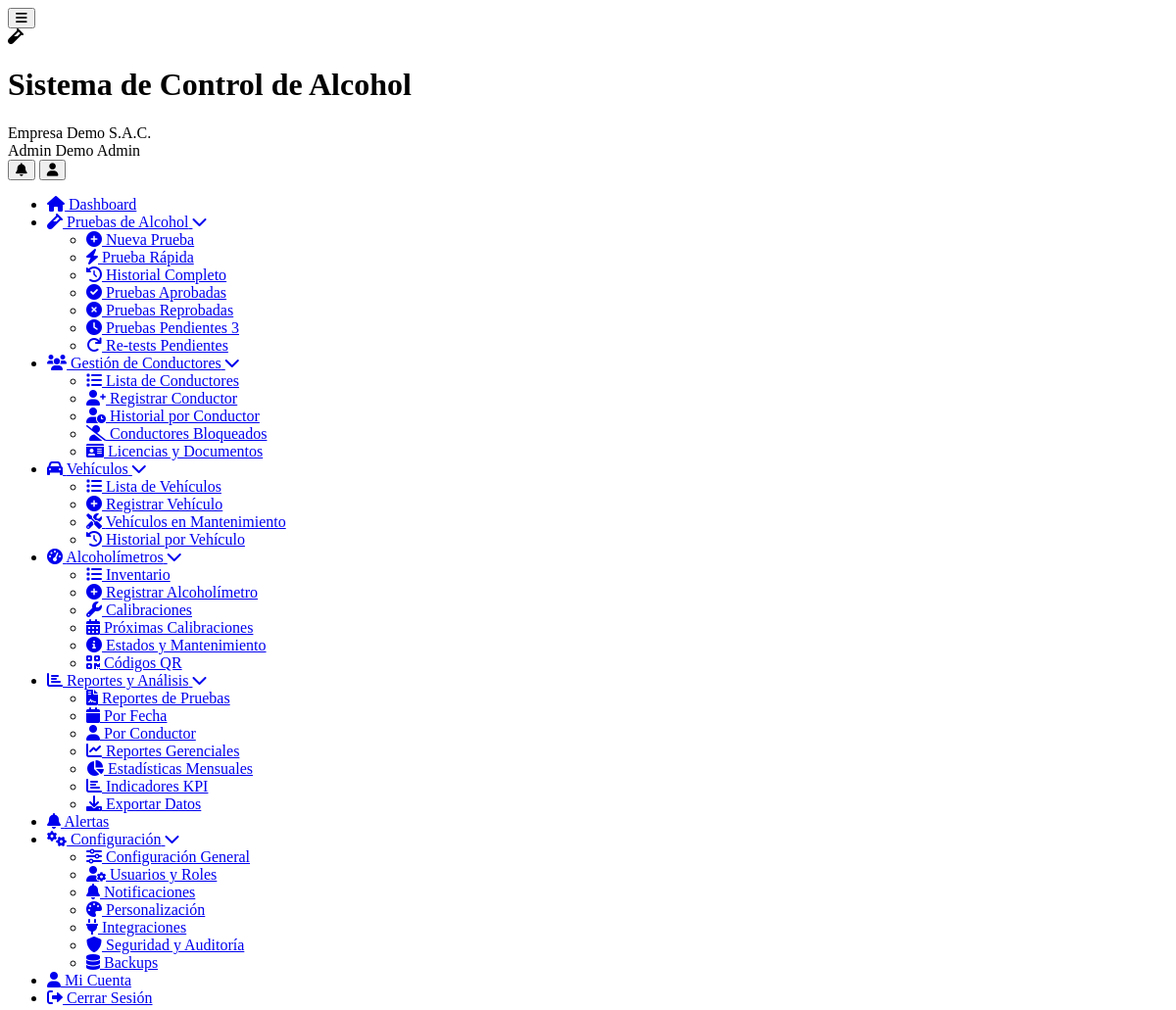
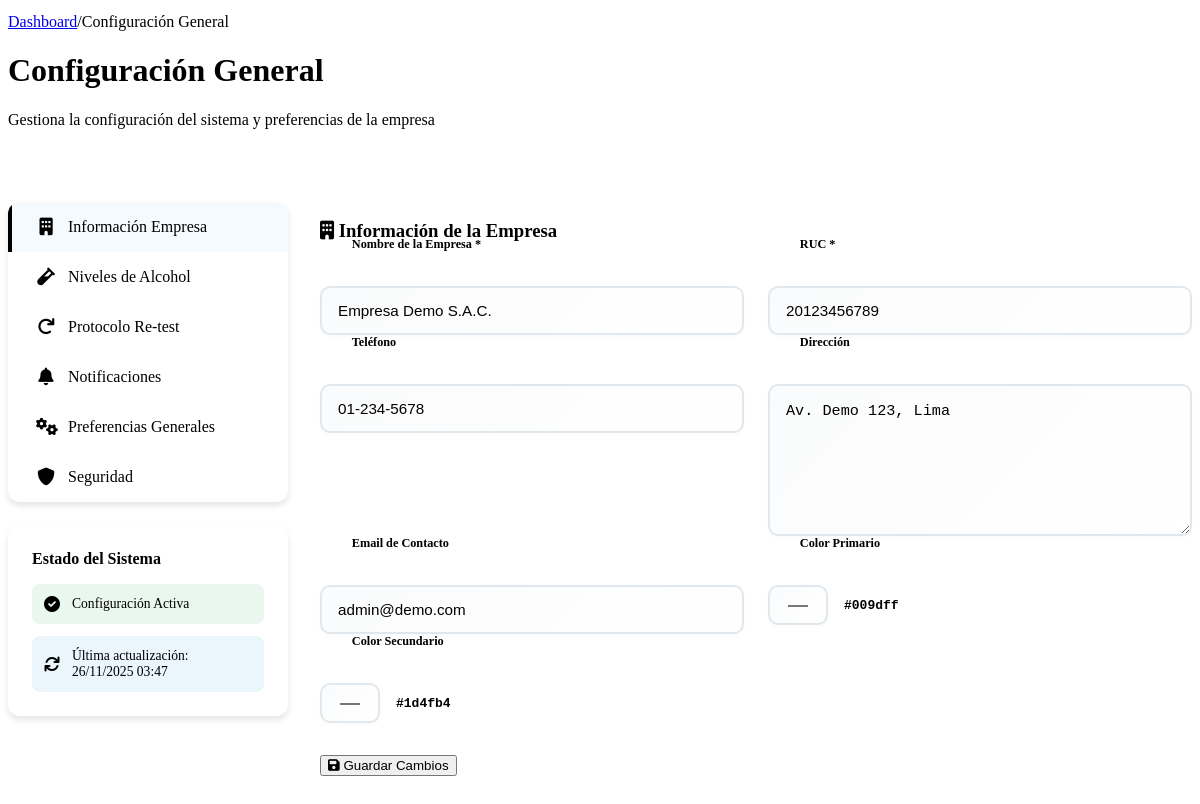
The page /configuracion-general.php (signed in) on the database its author committed (2 pictures, top to bottom).
### tables this page shows
CREATE TABLE `usuarios` (
  `id` int(11) NOT NULL,
  `cliente_id` int(11) DEFAULT NULL,
  `nombre` varchar(100) NOT NULL,
  `apellido` varchar(100) DEFAULT NULL,
  `email` varchar(255) NOT NULL,
  `password` varchar(255) NOT NULL,
  `telefono` varchar(20) DEFAULT NULL,
  `dni` varchar(15) DEFAULT NULL,
  `rol` enum('super_admin','admin','supervisor','operador','conductor','auditor') NOT NULL,
  `foto_perfil` varchar(255) DEFAULT NULL,
  `estado` tinyint(1) DEFAULT 1,
  `ultimo_login` timestamp NULL DEFAULT NULL,
  `token_recuperacion` varchar(100) DEFAULT NULL,
  `fecha_expiracion_token` datetime DEFAULT NULL,
  `intentos_login` int(11) DEFAULT 0,
  `bloqueado_hasta` datetime DEFAULT NULL,
  `fecha_creacion` timestamp NULL DEFAULT current_timestamp()
);

CREATE TABLE `clientes` (
  `id` int(11) NOT NULL,
  `nombre_empresa` varchar(255) NOT NULL,
  `ruc` varchar(20) NOT NULL,
  `direccion` text DEFAULT NULL,
  `telefono` varchar(20) DEFAULT NULL,
  `email_contacto` varchar(255) DEFAULT NULL,
  `plan_id` int(11) NOT NULL,
  `logo` varchar(255) DEFAULT NULL,
  `color_primario` varchar(7) DEFAULT '#2196F3',
  `color_secundario` varchar(7) DEFAULT '#1976D2',
  `fecha_registro` timestamp NULL DEFAULT current_timestamp(),
  `fecha_vencimiento` date DEFAULT NULL,
  `estado` enum('activo','inactivo','suspendido','prueba') DEFAULT 'prueba',
  `token_api` varchar(100) DEFAULT NULL,
  `modo_demo` tinyint(1) DEFAULT 1
);

CREATE TABLE `configuraciones` (
  `id` int(11) NOT NULL,
  `cliente_id` int(11) NOT NULL,
  `limite_alcohol_permisible` decimal(5,3) DEFAULT 0.000,
  `intervalo_retest_minutos` int(11) DEFAULT 15,
  `intentos_retest` int(11) DEFAULT 3,
  `requerir_geolocalizacion` tinyint(1) DEFAULT 1,
  `requerir_foto_evidencia` tinyint(1) DEFAULT 0,
  `requerir_firma_digital` tinyint(1) DEFAULT 1,
  `notificaciones_email` tinyint(1) DEFAULT 1,
  `notificaciones_sms` tinyint(1) DEFAULT 0,
  `notificaciones_push` tinyint(1) DEFAULT 1,
  `timezone` varchar(50) DEFAULT 'America/Lima',
  `idioma` enum('es','en','pt') DEFAULT 'es',
  `formato_fecha` varchar(20) DEFAULT 'd/m/Y',
  `fecha_actualizacion` timestamp NULL DEFAULT current_timestamp() ON UPDATE current_timestamp(),
  `nivel_advertencia` decimal(5,3) DEFAULT 0.025,
  `nivel_critico` decimal(5,3) DEFAULT 0.080,
  `unidad_medida` varchar(10) DEFAULT 'g/L',
  `bloqueo_conductor_horas` int(11) DEFAULT 24,
  `notificar_supervisor_retest` tinyint(1) DEFAULT 1,
  `requerir_aprobacion_supervisor` tinyint(1) DEFAULT 0,
  `requerir_observaciones` tinyint(1) DEFAULT 0,
  `tiempo_maximo_prueba_minutos` int(11) DEFAULT 10,
  `distancia_maxima_metros` int(11) DEFAULT 500,
  `notificaciones_whatsapp` tinyint(1) DEFAULT 0,
  `email_notificacion` varchar(255) DEFAULT NULL,
  `telefono_notificacion` varchar(20) DEFAULT NULL,
  `emails_adicionales` text DEFAULT NULL,
  `backup_diario` tinyint(1) DEFAULT 1,
  `backup_semanal` tinyint(1) DEFAULT 1,
  `backup_mensual` tinyint(1) DEFAULT 0,
  `retencion_dias` int(11) DEFAULT 30,
  `observaciones` text NOT NULL
);

### includes/Database.php (called while the page is built, shortened)
<?php
class Database {
    private $host = DB_HOST;
    private $db_name = DB_NAME;
    private $username = DB_USER;
    private $password = DB_PASS;
    public $conn;
    public function getConnection() {
        $this->conn = null;
        try {
            $this->conn = new PDO(
                "mysql:host=" . $this->host . ";dbname=" . $this->db_name,
                $this->username,
                $this->password
            );
            $this->conn->exec("set names utf8");
            $this->conn->setAttribute(PDO::ATTR_ERRMODE, PDO::ERRMODE_EXCEPTION);
        } catch(PDOException $exception) {
            error_log("Error de conexión: " . $exception->getMessage());
            return false;
        }
        return $this->conn;
    }
    public function fetchOne($query, $params = []) {
        try {
            $stmt = $this->conn->prepare($query);
            $stmt->execute($params);
            return $stmt->fetch(PDO::FETCH_ASSOC);
        } catch (PDOException $e) {
            error_log("Error en fetchOne: " . $e->getMessage());
            return false;
        }
    }
}
?>

### configuracion-general.php (the view, shortened to what this page needs)
<?php
require_once __DIR__ . '/includes/Database.php';
$breadcrumbs = [
    'index.php' => 'Dashboard',
    'configuracion-general.php' => 'Configuración General'
];
require_once __DIR__ . '/includes/header.php';
$db = new Database();
$cliente_id = $_SESSION['cliente_id'] ?? 0;
$cliente = $db->fetchOne("SELECT * FROM clientes WHERE id = ?", [$cliente_id]);
$configuracion = $db->fetchOne("SELECT * FROM configuraciones WHERE cliente_id = ?", [$cliente_id]);
?>
<div class="content-body">
    <div class="dashboard-header">
        <div class="welcome-section">
            <h1>Configuración General</h1>
            <p class="dashboard-subtitle">Gestiona la configuración del sistema y preferencias de la empresa</p>
        </div>
        <div class="header-actions">
            <div class="plan-badge">
                <i class="fas fa-crown"></i>
            </div>
        </div>
    </div>
    <div class="configuration-container">
        <div class="configuration-sidebar">
            <nav class="configuration-nav">
                <a href="#empresa" class="nav-item active" data-tab="empresa">
                    <i class="fas fa-building"></i>
                    Información Empresa
                </a>
                <a href="#alcohol" class="nav-item" data-tab="alcohol">
                    <i class="fas fa-vial"></i>
                    Niveles de Alcohol
                </a>
                <a href="#retest" class="nav-item" data-tab="retest">
                    <i class="fas fa-redo"></i>
                    Protocolo Re-test
                </a>
                <a href="#notificaciones" class="nav-item" data-tab="notificaciones">
                    <i class="fas fa-bell"></i>
                    Notificaciones
                </a>
                <a href="#preferencias" class="nav-item" data-tab="preferencias">
                    <i class="fas fa-cogs"></i>
                    Preferencias Generales
                </a>
                <a href="#seguridad" class="nav-item" data-tab="seguridad">
                    <i class="fas fa-shield-alt"></i>
                    Seguridad
                </a>
            </nav>
            <div class="sidebar-info">
                <div class="info-card">
                    <h4>Estado del Sistema</h4>
                    <div class="status-list">
                        <div class="status-item success">
                            <i class="fas fa-check-circle"></i>
                            <span>Configuración Activa</span>
                        </div>
                        <div class="status-item info">
                            <i class="fas fa-sync"></i>
                            <span>Última actualización: <?php echo date('d/m/Y H:i', strtotime($configuracion['fecha_actualizacion'])); ?></span>
                        </div>
                    </div>
                </div>
            </div>
        </div>
        <div class="configuration-content">
            <div id="empresa" class="tab-content active">
                <div class="card">
                    <div class="card-header">
                        <h3><i class="fas fa-building"></i> Información de la Empresa</h3>
                    </div>
                    <div class="card-body">
                        <form method="POST" class="configuration-form">
                            <div class="form-grid">
                                <div class="form-group full-width">
                                    <label for="nombre_empresa">Nombre de la Empresa *</label>
                                    <input type="text" id="nombre_empresa" name="nombre_empresa"
                                           value="<?php echo htmlspecialchars($cliente['nombre_empresa'] ?? ''); ?>"
                                           required class="form-control">
                                </div>
                                <div class="form-group">
                                    <label for="ruc">RUC *</label>
                                    <input type="text" id="ruc" name="ruc"
                                           value="<?php echo htmlspecialchars($cliente['ruc'] ?? ''); ?>"
                                           required class="form-control">
                                </div>
                                <div class="form-group">
                                    <label for="telefono">Teléfono</label>
                                    <input type="tel" id="telefono" name="telefono"
                                           value="<?php echo htmlspecialchars($cliente['telefono'] ?? ''); ?>"
                                           class="form-control">
                                </div>
                                <div class="form-group full-width">
                                    <label for="direccion">Dirección</label>
                                    <textarea id="direccion" name="direccion" class="form-control" rows="3"><?php echo htmlspecialchars($cliente['direccion'] ?? ''); ?></textarea>
                                </div>
                                <div class="form-group">
                                    <label for="email_contacto">Email de Contacto</label>
                                    <input type="email" id="email_contacto" name="email_contacto"
                                           value="<?php echo htmlspecialchars($cliente['email_contacto'] ?? ''); ?>"
                                           class="form-control">
                                </div>
                                <div class="form-group">
                                    <label for="color_primario">Color Primario</label>
                                    <div class="color-input-group">
                                        <input type="color" id="color_primario" name="color_primario"
                                               value="<?php echo htmlspecialchars($cliente['color_primario'] ?? '#2196F3'); ?>"
                                               class="form-control color-picker">
                                        <span class="color-value"><?php echo htmlspecialchars($cliente['color_primario'] ?? '#2196F3'); ?></span>
                                    </div>
                                </div>
                                <div class="form-group">
                                    <label for="color_secundario">Color Secundario</label>
                                    <div class="color-input-group">
                                        <input type="color" id="color_secundario" name="color_secundario"
                                               value="<?php echo htmlspecialchars($cliente['color_secundario'] ?? '#1976D2'); ?>"
                                               class="form-control color-picker">
                                        <span class="color-value"><?php echo htmlspecialchars($cliente['color_secundario'] ?? '#1976D2'); ?></span>
                                    </div>
                                </div>
                            </div>
                            <div class="form-actions">
                                <button type="submit" name="actualizar_empresa" class="btn btn-primary">
                                    <i class="fas fa-save"></i>
                                    Guardar Cambios
                                </button>
                            </div>
                        </form>
                    </div>
                </div>
            </div>
        </div>
    </div>
</div>
<?php
if (file_exists(__DIR__ . '/includes/footer.php')) {
    require_once __DIR__ . '/includes/footer.php';
}
?>

### includes/header.php (shortened to what this page needs)
<?php
$database = new Database();
$user_id = $_SESSION['user_id'] ?? null;
$user_query = $database->fetchOne("
    SELECT u.*, c.nombre_empresa, c.logo, c.color_primario, c.color_secundario, p.nombre_plan
    FROM usuarios u
    LEFT JOIN clientes c ON u.cliente_id = c.id
    LEFT JOIN planes p ON c.plan_id = p.id
    WHERE u.id = ?
", [$user_id]);
?>
<!DOCTYPE html>
<html lang="es">
<head>
	<link rel="stylesheet" href="<?php echo BASE_URL; ?>/assets/css/simple-style.css">
    <link rel="stylesheet" href="<?php echo BASE_URL; ?>/assets/css/responsive.css">
	<link rel="stylesheet" href="<?php echo BASE_URL; ?>/assets/css/dashboard-enhancements.css">
    <link href="https://cdnjs.cloudflare.com/ajax/libs/font-awesome/6.0.0/css/all.min.css" rel="stylesheet">
</head>
<body>
    <div class="app-container">
        <header class="app-header">
            <div class="header-content">
                <div class="brand-section">
                    <button class="sidebar-toggle btn-icon d-md-none" onclick="toggleSidebar()">
                        <i class="fas fa-bars"></i>
                    </button>
                    <?php if (!empty($user_query['logo'])): ?>
                    <img src="<?php echo BASE_URL . '/assets/uploads/' . $user_query['logo']; ?>" alt="Logo" class="brand-logo">
                    <?php else: ?>
                    <div class="brand-logo default-logo">
                        <i class="fas fa-vial"></i>
                    </div>
                    <?php endif; ?>
                    <div class="brand-text">
                        <h1 class="app-name"><?php echo SITE_NAME; ?></h1>
                        <span class="client-name"><?php echo htmlspecialchars($user_query['nombre_empresa'] ?? 'Empresa'); ?></span>
                    </div>
                </div>
                <div class="user-menu">
                    <div class="user-info">
                        <span class="user-name"><?php echo htmlspecialchars(($user_query['nombre'] ?? 'Usuario') . ' ' . ($user_query['apellido'] ?? 'Sistema')); ?></span>
                        <span class="user-role"><?php echo ucfirst(str_replace('_', ' ', $user_query['rol'] ?? 'usuario')); ?></span>
                    </div>
                    <div class="user-actions">
                        <button class="btn-icon" onclick="toggleNotifications()">
                            <i class="fas fa-bell"></i>
                        </button>
                        <button class="btn-icon" onclick="toggleUserMenu()">
                            <i class="fas fa-user"></i>
                        </button>
                    </div>
                </div>
            </div>
        </header>
        <div class="main-content">
            <?php include 'includes/sidebar.php'; ?>
            <main class="content-area">
                <div class="content-header">
                    <div class="breadcrumb">
                        <?php
                        if (!empty($breadcrumbs)) {
                            $last_key = array_key_last($breadcrumbs);
                            foreach ($breadcrumbs as $key => $crumb) {
                                if ($key === $last_key) {
                                    echo '<span class="breadcrumb-text">' . htmlspecialchars($crumb) . '</span>';
                                } else {
                                    echo '<a href="' . $key . '" class="breadcrumb-link">' . htmlspecialchars($crumb) . '</a>';
                                    echo '<span class="breadcrumb-separator">/</span>';
                                }
                            }
                        }
                        ?>
                    </div>
                </div>
                <div class="content-body">

### rows shown on the page
usuarios: cliente.nombre_empresa "Empresa Demo S.A.C.", nombre+apellido "Admin Demo", rol "Admin"
configuraciones: fecha_actualizacion "26/11/2025 03:47"
clientes: nombre_empresa "Empresa Demo S.A.C.", ruc "20123456789", telefono "01-234-5678", direccion "Av. Demo 123, Lima", email_contacto "admin@demo.com", color_primario "#009dff", color_secundario "#1d4fb4"

### other values the page prints
SITE_NAME "Sistema de Control de Alcohol"
$crumb "Dashboard"
$crumb "Configuración General"
